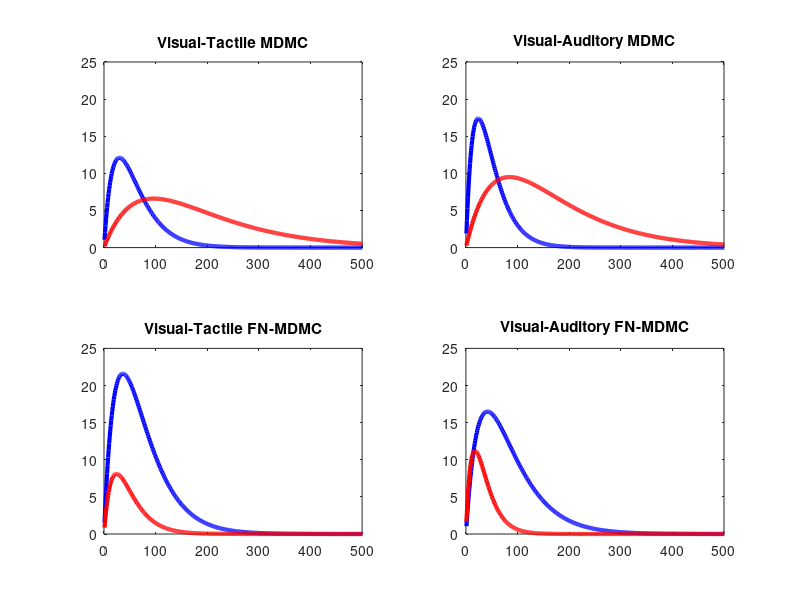

Source code (MATLAB):
% VALUES ARE OLD IN THIS SCRIPT
clear
close all


%% VT
AT = 6.6;
aT = 2;
tauT = 96.3;

AV = 12.1;
aV = 2;
tauV = 30;

tmax=1000;
dt=1;
t=linspace(dt,tmax,tmax/dt);
tactile_af =  @(x) AT.*exp(-x./tauT).*(t.*exp(1)./((aT-1).*tauT)).^(aT-1);
visual_af =  @(x) AV.*exp(-x./tauV).*(t.*exp(1)./((aV-1).*tauV)).^(aV-1);

visual = visual_af(t);
tactile = tactile_af(t);

figure
subplot(2,2,1);
plot(visual, 'b', 'LineWidth' ,3);
hold on;
plot(tactile, 'r', 'LineWidth' ,3);
axis ([0 500 0 25 ])
title ('Visual-Tactile MDMC')
%% VT-FN
clear 
AT = 8.1;
aT = 2;
tauT = 24.3;

AV = 21.6;
aV = 2;
tauV = 36.6;

tmax=1000;
dt=1;
t=linspace(dt,tmax,tmax/dt);
tactile_af =  @(x) AT.*exp(-x./tauT).*(t.*exp(1)./((aT-1).*tauT)).^(aT-1);
visual_af =  @(x) AV.*exp(-x./tauV).*(t.*exp(1)./((aV-1).*tauV)).^(aV-1);

visual = visual_af(t);
tactile = tactile_af(t);
subplot(2,2,3);
plot(visual, 'b', 'LineWidth' ,3);
hold on;
plot(tactile, 'r', 'LineWidth' ,3);
axis ([0 500 0 25 ])
title('Visual-Tactile FN-MDMC')

%% VA
clear 
AT = 9.5;
aT = 2;
tauT = 84.5;

AV = 17.4;
aV = 2;
tauV = 23.9;

tmax=1000;
dt=1;
t=linspace(dt,tmax,tmax/dt);
tactile_af =  @(x) AT.*exp(-x./tauT).*(t.*exp(1)./((aT-1).*tauT)).^(aT-1);
visual_af =  @(x) AV.*exp(-x./tauV).*(t.*exp(1)./((aV-1).*tauV)).^(aV-1);

visual = visual_af(t);
tactile = tactile_af(t);
subplot(2,2,2);
plot(visual, 'b', 'LineWidth' ,3);
hold on;
plot(tactile, 'r', 'LineWidth' ,3);
axis ([0 500 0 25 ])
title('Visual-Auditory MDMC')

%% VA-FN
clear 
AT = 11.2;
aT = 2;
tauT = 17.7;

AV = 16.5;
aV = 2;
tauV = 41.8;

tmax=1000;
dt=1;
t=linspace(dt,tmax,tmax/dt);
tactile_af =  @(x) AT.*exp(-x./tauT).*(t.*exp(1)./((aT-1).*tauT)).^(aT-1);
visual_af =  @(x) AV.*exp(-x./tauV).*(t.*exp(1)./((aV-1).*tauV)).^(aV-1);

visual = visual_af(t);
tactile = tactile_af(t);
subplot(2,2,4);
plot(visual, 'b', 'LineWidth' ,3);
hold on;
plot(tactile, 'r', 'LineWidth' ,3);
axis ([0 500 0 25 ])
title('Visual-Auditory FN-MDMC')